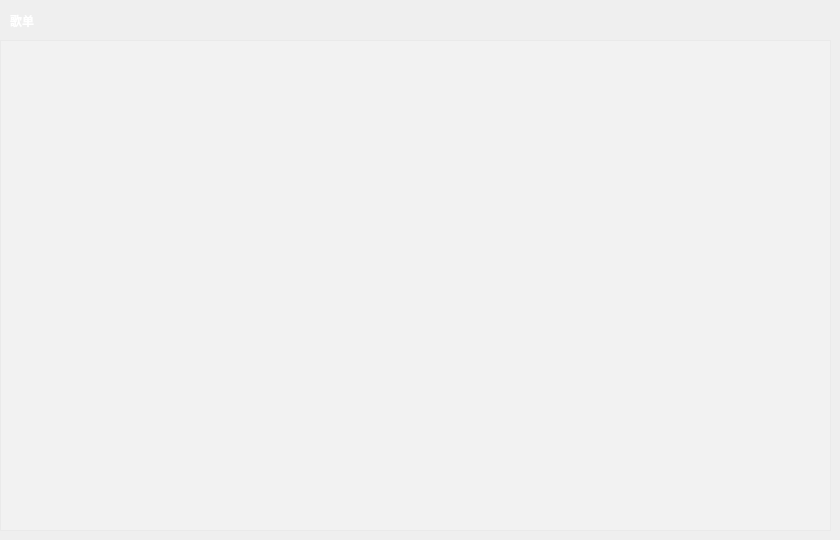
   <widget class="QWidget" name="page_3">
    <widget class="MusicListWidget" name="musicListWidget">
     <property name="geometry">
      <rect>
       <x>0</x>
       <y>40</y>
       <width>831</width>
       <height>491</height>
      </rect>
     </property>
     <property name="font">
      <font>
       <weight>75</weight>
       <bold>true</bold>
      </font>
     </property>
     <property name="styleSheet">
      <string notr="true">color: rgb(255, 255, 255);
background-color: rgba(255, 255, 255, 50);
</string>
     </property>
     <property name="horizontalScrollBarPolicy">
      <enum>Qt::ScrollBarAlwaysOff</enum>
     </property>
     <property name="sizeAdjustPolicy">
      <enum>QAbstractScrollArea::AdjustToContentsOnFirstShow</enum>
     </property>
     <property name="selectionMode">
      <enum>QAbstractItemView::SingleSelection</enum>
     </property>
     <property name="isWrapping" stdset="0">
      <bool>false</bool>
     </property>
     <property name="wordWrap">
      <bool>false</bool>
     </property>
     <property name="selectionRectVisible">
      <bool>false</bool>
     </property>
     <property name="sortingEnabled">
      <bool>false</bool>
     </property>
    </widget>
    <widget class="QLabel" name="musicListNameLabel">
     <property name="enabled">
      <bool>true</bool>
     </property>
     <property name="geometry">
      <rect>
       <x>10</x>
       <y>0</y>
       <width>51</width>
       <height>41</height>
      </rect>
     </property>
     <property name="font">
      <font>
       <family>Microsoft YaHei UI</family>
       <pointsize>9</pointsize>
       <weight>75</weight>
       <italic>false</italic>
       <bold>true</bold>
      </font>
     </property>
     <property name="styleSheet">
      <string notr="true">color:rgb(255, 255, 255);
</string>
     </property>
     <property name="text">
      <string>歌单</string>
     </property>
     <property name="alignment">
      <set>Qt::AlignLeading|Qt::AlignLeft|Qt::AlignVCenter</set>
     </property>
    </widget>
    <widget class="QPushButton" name="btnAddtoMusicList">
     <property name="geometry">
      <rect>
       <x>60</x>
       <y>0</y>
       <width>35</width>
       <height>41</height>
      </rect>
     </property>
     <property name="minimumSize">
      <size>
       <width>35</width>
       <height>35</height>
      </size>
     </property>
     <property name="cursor">
      <cursorShape>PointingHandCursor</cursorShape>
     </property>
     <property name="toolTip">
      <string>添加音乐</string>
     </property>
     <property name="styleSheet">
      <string notr="true">QPushButton
{
background-image: url(:/image/image/image/add.png);
background-repeat:no-repeat;
background-position:center center;
border:none;
}

QPushButton:hover{
background-image: url(:/image/image/image-hover/add-hover.png);
background-repeat:no-repeat;
background-position:center center;
}

QPushButton:pressed{
background-image: url(:/image/image/image/add.png);
background-repeat:no-repeat;
background-position:center center;
}
</string>
     </property>
     <property name="text">
      <string/>
     </property>
    </widget>
    <widget class="QWidget" name="layoutWidget_3">
     <property name="geometry">
      <rect>
       <x>570</x>
       <y>0</y>
       <width>245</width>
       <height>43</height>
      </rect>
     </property>
     <layout class="QHBoxLayout" name="horizontalLayout_5">
      <item>
       <widget class="QPushButton" name="btnClear_4">
        <property name="font">
         <font>
          <family>Microsoft YaHei UI</family>
          <pointsize>10</pointsize>
          <weight>75</weight>
          <bold>true</bold>
         </font>
        </property>
        <property name="cursor">
         <cursorShape>PointingHandCursor</cursorShape>
        </property>
        <property name="toolTip">
         <string>清空当前列表</string>
        </property>
        <property name="styleSheet">
         <string notr="true"/>
        </property>
        <property name="text">
         <string/>
        </property>
        <property name="icon">
         <iconset resource="imagefile.qrc">
          <normaloff>:/image/image/image/clear.png</normaloff>:/image/image/image/clear.png</iconset>
        </property>
        <property name="iconSize">
         <size>
          <width>30</width>
          <height>30</height>
         </size>
        </property>
        <property name="flat">
         <bool>true</bool>
        </property>
       </widget>
      </item>
      <item>
       <widget class="QPushButton" name="btnNeaten_3">
        <property name="font">
         <font>
          <family>Microsoft YaHei UI</family>
          <pointsize>10</pointsize>
          <weight>75</weight>
          <bold>true</bold>
         </font>
        </property>
        <property name="cursor">
         <cursorShape>PointingHandCursor</cursorShape>
        </property>
        <property name="toolTip">
         <string>整理歌曲（排序且去除重复）</string>
        </property>
        <property name="styleSheet">
         <string notr="true"/>
        </property>
        <property name="text">
         <string/>
        </property>
        <property name="icon">
         <iconset resource="imagefile.qrc">
          <normaloff>:/image/image/image/remove_dup.png</normaloff>:/image/image/image/remove_dup.png</iconset>
        </property>
        <property name="iconSize">
         <size>
          <width>30</width>
          <height>30</height>
         </size>
        </property>
        <property name="flat">
         <bool>true</bool>
        </property>
       </widget>
      </item>
      <item>
       <widget class="QPushButton" name="btnSortSinger_4">
        <property name="font">
         <font>
          <family>Microsoft YaHei UI</family>
          <pointsize>10</pointsize>
          <weight>75</weight>
          <bold>true</bold>
         </font>
        </property>
        <property name="cursor">
         <cursorShape>PointingHandCursor</cursorShape>
        </property>
        <property name="toolTip">
         <string>按歌手名排序</string>
        </property>
        <property name="styleSheet">
         <string notr="true"/>
        </property>
        <property name="text">
         <string/>
        </property>
        <property name="icon">
         <iconset resource="imagefile.qrc">
          <normaloff>:/image/image/image/singer.png</normaloff>:/image/image/image/singer.png</iconset>
        </property>
        <property name="iconSize">
         <size>
          <width>30</width>
          <height>30</height>
         </size>
        </property>
        <property name="flat">
         <bool>true</bool>
        </property>
       </widget>
      </item>
      <item>
       <widget class="QPushButton" name="btnSortTitle_4">
        <property name="font">
         <font>
          <family>Microsoft YaHei UI</family>
          <pointsize>10</pointsize>
          <weight>75</weight>
          <bold>true</bold>
         </font>
        </property>
        <property name="cursor">
         <cursorShape>PointingHandCursor</cursorShape>
        </property>
        <property name="toolTip">
         <string>按歌曲名排序</string>
        </property>
        <property name="styleSheet">
         <string notr="true"/>
        </property>
        <property name="text">
         <string/>
        </property>
        <property name="icon">
         <iconset resource="imagefile.qrc">
          <normaloff>:/image/image/image/sort-alpha-asc_ea48_ether.png</normaloff>:/image/image/image/sort-alpha-asc_ea48_ether.png</iconset>
        </property>
        <property name="iconSize">
         <size>
          <width>30</width>
          <height>30</height>
         </size>
        </property>
        <property name="flat">
         <bool>true</bool>
        </property>
       </widget>
      </item>
      <item>
       <widget class="QPushButton" name="btnSortDuration_4">
        <property name="font">
         <font>
          <family>Microsoft YaHei UI</family>
          <pointsize>10</pointsize>
          <weight>75</weight>
          <bold>true</bold>
         </font>
        </property>
        <property name="cursor">
         <cursorShape>PointingHandCursor</cursorShape>
        </property>
        <property name="toolTip">
         <string>按时长排序</string>
        </property>
        <property name="styleSheet">
         <string notr="true"/>
        </property>
        <property name="text">
         <string/>
        </property>
        <property name="icon">
         <iconset resource="imagefile.qrc">
          <normaloff>:/image/image/image/duration.png</normaloff>:/image/image/image/duration.png</iconset>
        </property>
        <property name="iconSize">
         <size>
          <width>30</width>
          <height>30</height>
         </size>
        </property>
        <property name="flat">
         <bool>true</bool>
        </property>
       </widget>
      </item>
     </layout>
    </widget>
   </widget>
